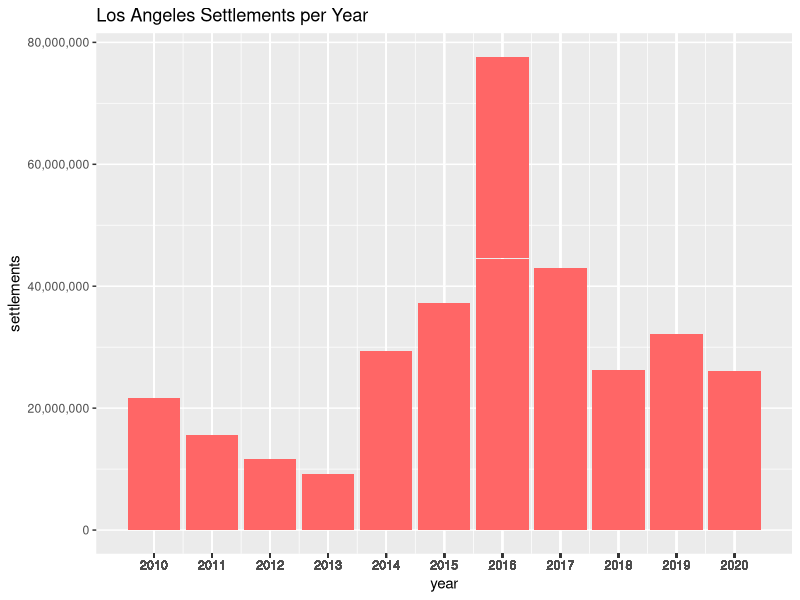

Write the R code that produced this figure.
library(ggplot2)
LA <- read.csv("../data/los_angeles_edited.csv")
settlements <-LA$amount_awarded
year <-(LA$calendar_year) 

LA_bar_data <- data.frame(settlements, year)
LA_set_year <-ggplot (LA_bar_data, aes(year, settlements)) +
  geom_col(fill = "#FF6666") +
  scale_x_continuous(breaks= scales::pretty_breaks(), year) +
scale_x_continuous(breaks= year) +
  ggtitle("Los Angeles Settlements per Year") +
  scale_y_continuous(labels = scales::comma)
  





  